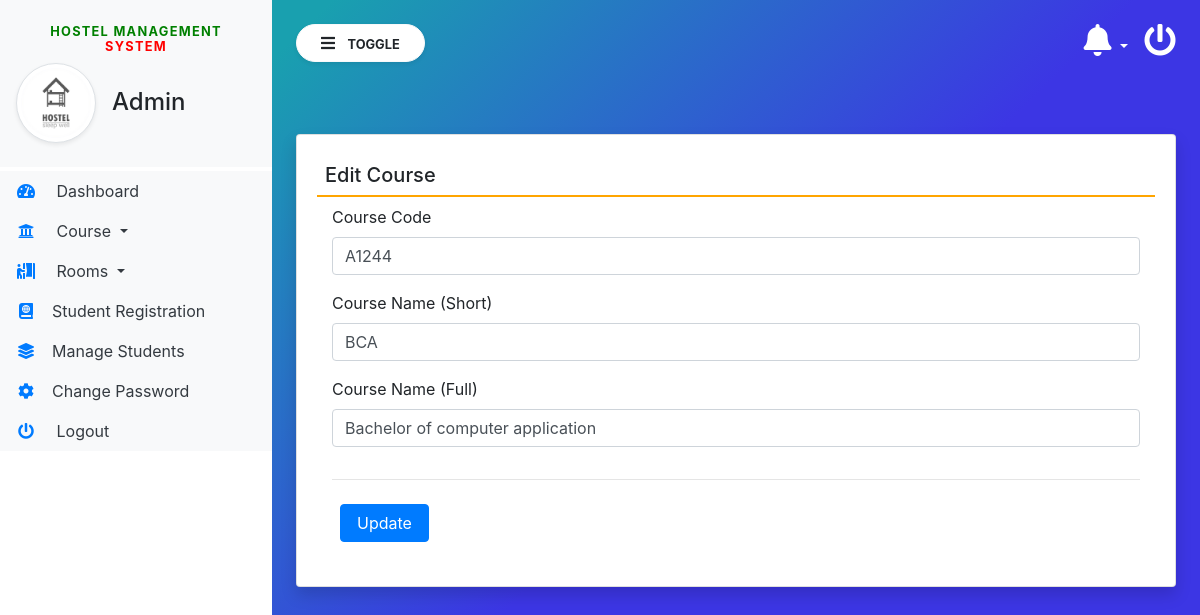
The app's page /edit_Course/7 (signed in) with its own data.
### hostel/models.py (models this page shows, shortened)
class Courses(models.Model):
    course_code = models.CharField(max_length=255, null=True)
    course_sn = models.CharField(max_length=100, null=True)
    course_fn = models.CharField(max_length=255, null=True)
    posting_date = models.DateTimeField(auto_now_add=True)

### hostel/views.py (the view, shortened to what this page needs)
# urls.py: path('edit_Course/<int:pid>', edit_Course, name='edit_Course'),
def edit_Course(request, pid):
    if not request.user.is_authenticated:
        return redirect('admin_login')
    error = ""
    course = Courses.objects.get(id=pid)
    return render(request, 'edit_Course.html', locals())

### hostel/templates/edit_Course.html (shortened to what this page needs)
{% extends 'admin_base.html' %}
{% block main  %}
<div class="card shadow mt-5">
    <div class="card-body">
        <h5 class="p-2" style="border-bottom: 2px solid orange;">Edit Course </h5>
        <div class="container-fluid">
            <form method="POST">
                <div class="form-row">
                    <div class="col-sm-12">
                        <div class="form-group">
                            <label>Course Code</label>
                            <input type="text" name="course_code" class="form-control" value="{{course.course_code}}" required>
                        </div>
                    </div>
                    <div class="col-sm-12">
                        <div class="form-group">
                            <label>Course Name (Short)</label>
                            <input type="text" name="course_sn" class="form-control" value="{{course.course_sn}}" required>
                        </div>
                    </div>
                    <div class="col-sm-12">
                        <div class="form-group">
                            <label>Course Name (Full)</label>
                            <input type="text" name="course_fn" class="form-control" value="{{course.course_fn}}" required>
                        </div>
                    </div>
                </div>
                <hr>
                <input type="submit" value="Update" class="m-2 px-3 btn btn-primary">
            </form>
        </div>
    </div>
</div>
{% endblock %}

### hostel/static/css/sidebar.css (style rules this page uses)
body { background-image : linear-gradient(135.9deg,rgb(25, 160, 175) 16.4%,rgb(60, 54, 228) 56.1%); min-height:100vh; }

### records on screen
Courses: course_code "A1244", course_sn "BCA", course_fn "Bachelor of computer application"
